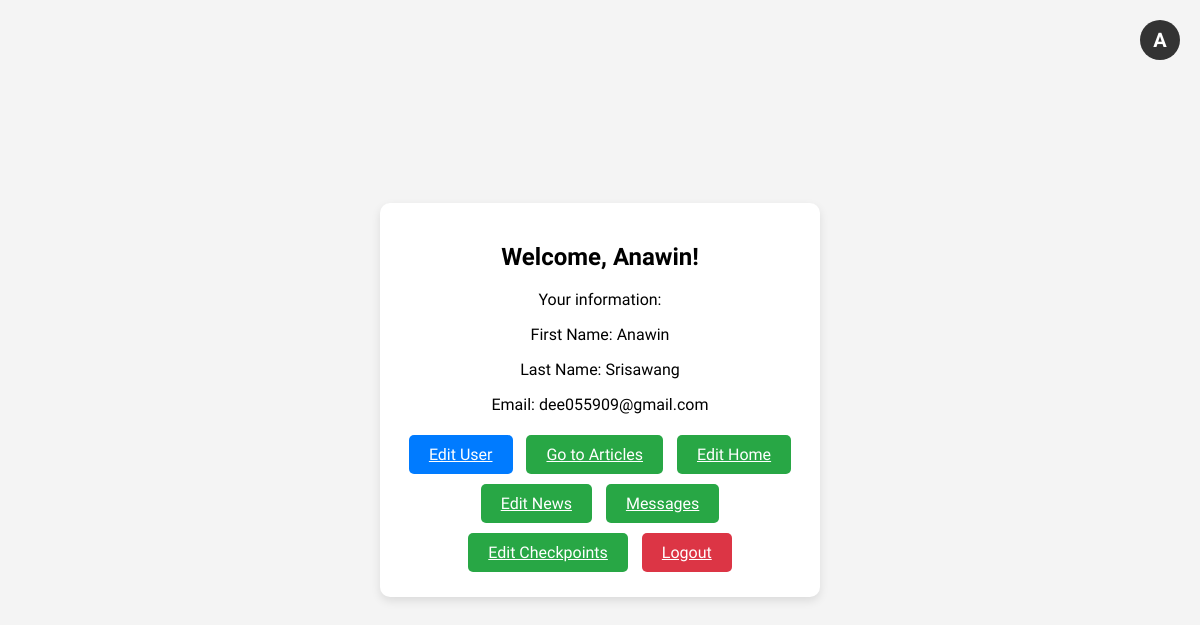
/dashboard.php (signed in), run on the app's committed database.
### tables this page shows
CREATE TABLE IF NOT EXISTS `users` (
  `id` int(11) NOT NULL AUTO_INCREMENT,
  `firstname` varchar(50) NOT NULL,
  `lastname` varchar(50) NOT NULL,
  `username` varchar(50) NOT NULL,
  `gmail` varchar(100) NOT NULL,
  `phone` varchar(15) NOT NULL,
  `password` varchar(255) NOT NULL,
  `role` enum('user','admin') NOT NULL DEFAULT 'user',
  PRIMARY KEY (`id`),
  UNIQUE KEY `username` (`username`),
  UNIQUE KEY `gmail` (`gmail`),
  UNIQUE KEY `phone` (`phone`)
);

### dashboard.php (the view, shortened to what this page needs)
<?php
$conn = new mysqli('localhost', 'root', '', 'user_management');
$user_id = $_SESSION['user_id'];
$sql = "SELECT * FROM users WHERE id = ?";
$stmt = $conn->prepare($sql);
$stmt->bind_param("i", $user_id);
$stmt->execute();
$result = $stmt->get_result();
$user = $result->fetch_assoc();
?>
<!DOCTYPE html>
<html lang="en">
<head>
</head>
<body>
    <div class="profile" onclick="toggleDropdown()">
        <div class="profile-icon">
            <?php echo strtoupper(substr($user['firstname'], 0, 1)); ?>
        </div>
    </div>
    <div class="main-content">
        <h2>Welcome, <?php echo $user['firstname']; ?>!</h2>
        <div class="info">
            <p>Your information:</p>
            <p>First Name: <?php echo $user['firstname']; ?></p>
            <p>Last Name: <?php echo $user['lastname']; ?></p>
            <p>Email: <?php echo $user['gmail']; ?></p>
        </div>
        <div class="button-container">
            <a href="edit_user.php" class="btn btn-primary">Edit User</a>
            <a href="article.php" class="btn btn-secondary">Go to Articles</a>
            <a href="admin.php" class="btn btn-secondary">Edit Home</a>
            <a href="layout.php" class="btn btn-secondary">Edit News</a>
            <a href="contact_messages.php" class="btn btn-secondary">Messages</a>
            <a href="checkpoint_list.php" class="btn btn-secondary">Edit Checkpoints</a>
            <a href="logout.php" class="btn logout">Logout</a>
        </div>
    </div>
</body>
</html>

### dashboard.php (style rules this page uses)
body { font-family: 'Itim', sans-serif; margin: 0; display: flex; justify-content: center; align-items: center; height: 100vh; background-color: #f4f4f4; }
.main-content { padding: 20px; width: 400px; box-shadow: 0 4px 10px rgba(0, 0, 0, 0.1); border-radius: 10px; background-color: #fff; text-align: center; }
.profile { position: absolute; top: 20px; right: 20px; cursor: pointer; font-size: 18px; display: flex; align-items: center; gap: 8px; }
.profile-icon { width: 40px; height: 40px; background-color: #333; color: white; border-radius: 50%; display: flex; align-items: center; justify-content: center; font-weight: bold; font-size: 20px; }
.button-container .btn { padding: 10px 20px; margin: 5px; border: none; border-radius: 5px; cursor: pointer; transition: background-color 0.3s ease; display: inline-block; }
.btn-primary { background-color: #007bff; color: white; }
.btn-secondary { background-color: #28a745; color: white; }
.logout { background-color: #dc3545; color: white; }

### data on the page
users: firstname "A", firstname "Anawin", lastname "Srisawang", gmail "dee055909@gmail.com"
